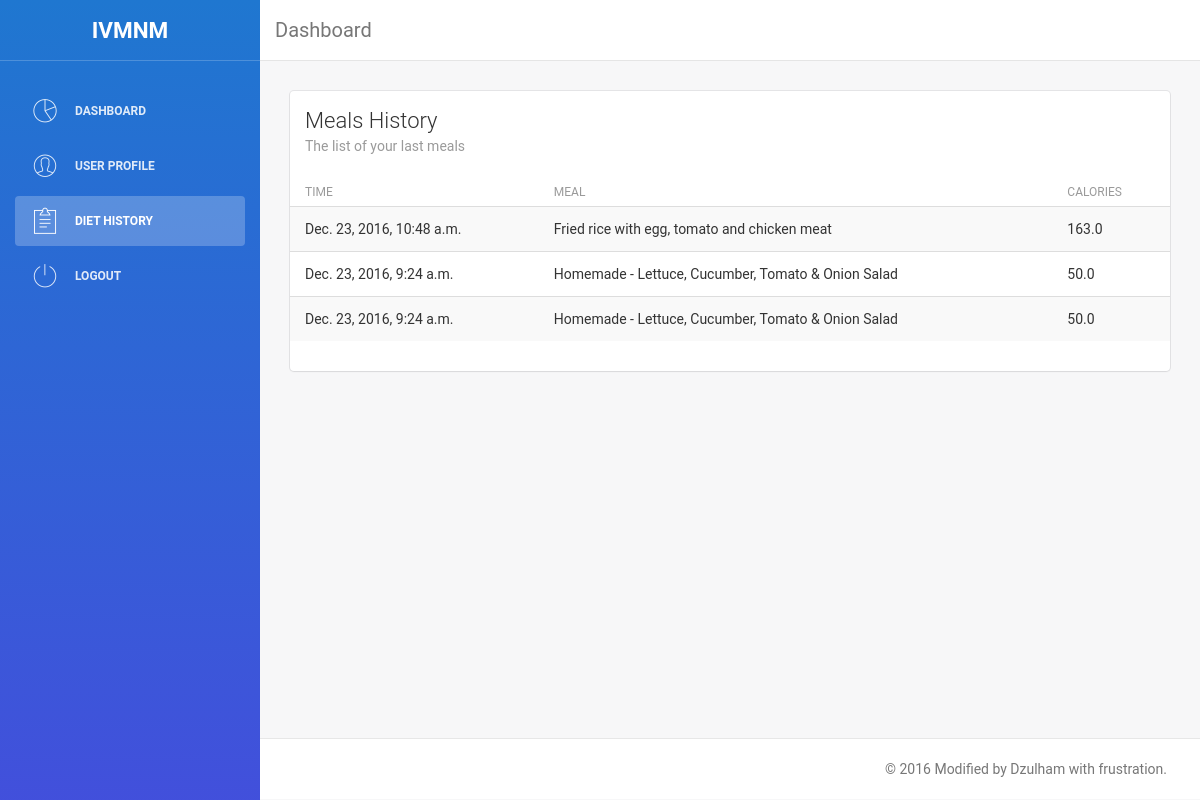
Before: /dashboard/history (signed in) with the older database file.
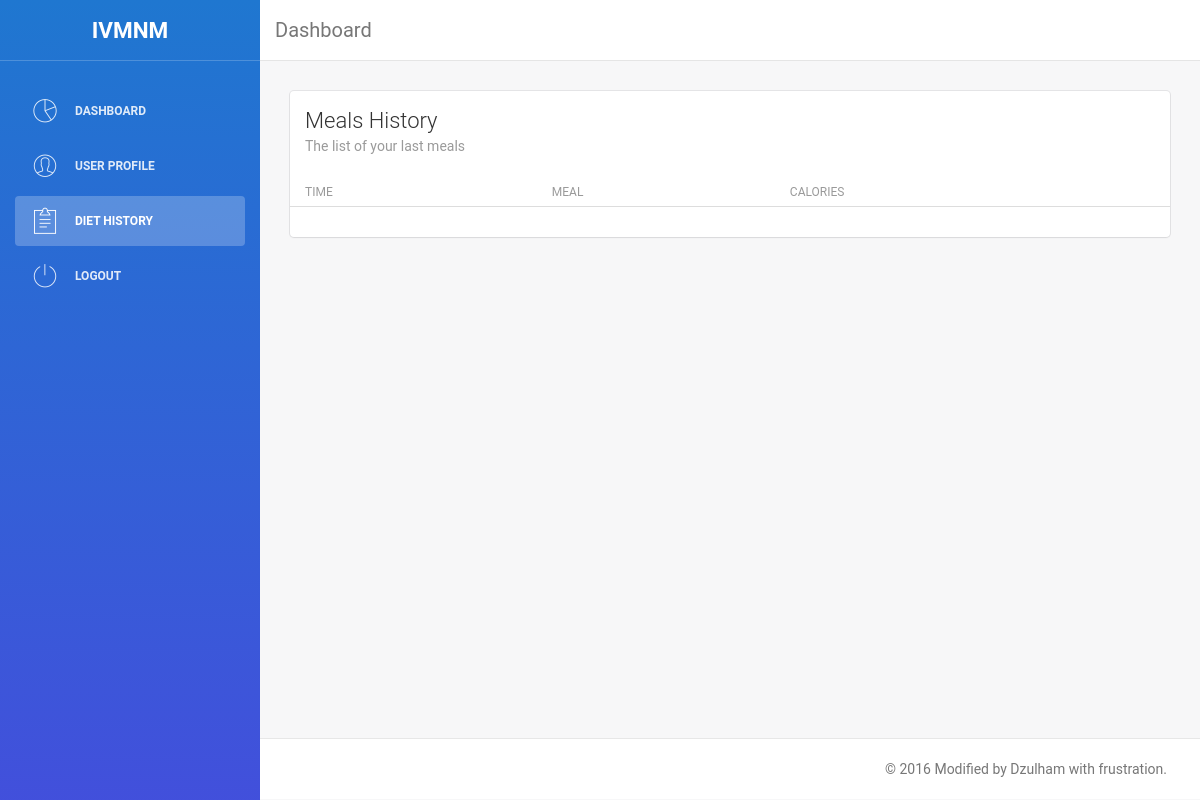
After: the same page with the newer database file.
### dashboard/models.py (models this page shows, shortened)
class History(models.Model) :
	user = models.ForeignKey(User, on_delete=models.CASCADE, default=None, blank=True, null=True)
	meal 	= models.ForeignKey(Meal, on_delete=models.CASCADE, default=None, blank=True, null=True)
	time	= models.DateTimeField(default=now)

class Meal(models.Model) :
	name	= models.CharField(max_length=1024)
	calorie	= models.FloatField()
	imgurl  = models.CharField(max_length=1024)

### dashboard/views.py (the view)
@login_required(login_url='/login')
def history(req) :
	diet_history = History.objects.order_by('time')[::-1]
	context = {'diet_history': diet_history}
	return render(req, 'dashboard/history.html', context)

### dashboard/templates/dashboard/history.html (shortened to what this page needs)
<!doctype html>
<html lang="en">
<head>
    <link href="/static/dashboard/css/bootstrap.min.css" rel="stylesheet" />
    <link href="/static/dashboard/css/animate.min.css" rel="stylesheet" />
    <link href="/static/dashboard/css/light-bootstrap-dashboard.css" rel="stylesheet" />
    <link href="/static/dashboard/css/font-awesome.min.css" rel="stylesheet" />
    <link href="/static/dashboard/css/font-roboto.css" rel='stylesheet' type='text/css' />
    <link href="/static/dashboard/css/pe-icon-7-stroke.css" rel="stylesheet" />
</head>
<body>
    <div class="wrapper">
        <div class="sidebar" data-color="blue">
            <div class="sidebar-wrapper">
                <div class="logo">
                    <div class="simple-text">
                        <div style="font-size:1.25em;font-weight:bold">IVMNM</div>
                    </div>
                </div>
                <ul class="nav">
                    <li>
                        <a href="/dashboard">
                            <i class="pe-7s-graph"></i>
                            <p>Dashboard</p>
                        </a>
                    </li>
                    <li>
                        <a href="/dashboard/user">
                            <i class="pe-7s-user"></i>
                            <p>User Profile</p>
                        </a>
                    </li>
                    <li class="active">
                        <a href="/dashboard/history">
                            <i class="pe-7s-note2"></i>
                            <p>Diet History</p>
                        </a>
                    </li>
                    <li class="bottom-side">
                        <a href="/dashboard/logout">
                            <i class="pe-7s-power"></i>
                            <p>Logout</p>
                        </a>
                    </li>
                </ul>
            </div>
        </div>
        <div class="main-panel">
            <nav class="navbar navbar-default navbar-fixed">
                <div class="container-fluid">
                    <div class="navbar-header">
                        <a class="navbar-brand" href="#">Dashboard</a>
                    </div>
                    <div class="collapse navbar-collapse">
                        <ul class="nav navbar-nav navbar-right">
                            <li>
                                <a href="/dashboard/user">{{ user.first_name }} {{ user.last_name }}</a>
                            </li>
                        </ul>
                    </div>
                </div>
            </nav>
            <div class="content">
                <div class="container-fluid">
                    <div class="row">
                        <div class="col-md-12">
                            <div class="card">
                                <div class="header">
                                    <h4 class="title">Meals History</h4>
                                    <p class="category">The list of your last meals</p>
                                </div>
                                <div class="content table-responsive table-full-width">
                                    <table class="table table-striped">
                                        <thead>
                                            <th>Time</th>
                                            <th>Meal</th>
                                            <th>Calories</th>
                                        </thead>
                                        <tbody>
                                            {% if diet_history %} {% for diet in diet_history %} {% if diet.user.id is user.id %}
                                            <tr>
                                                <td>{{ diet.time }}</td>
                                                <td>{{ diet.meal.name }}</td>
                                                <td>{{ diet.meal.calorie }}</td>
                                            </tr>
                                            {% endif %} {% endfor %} {% endif %}
                                        </tbody>
                                    </table>
                                </div>
                            </div>
                        </div>
                    </div>
                </div>
            </div>
            <footer class="footer">
                <div class="container-fluid">
                    <p class="copyright pull-right">
                        &copy; 2016 Modified by Dzulham with frustration.
                    </p>
                </div>
            </footer>
        </div>
    </div>
</body>
</html>

Changed rows visible on the page:
removed History: time "Dec. 23, 2016, 10:48 a.m.", meal.name "Fried rice with egg, tomato and chicken meat", meal.calorie "163.0"
removed History: time "Dec. 23, 2016, 9:24 a.m.", meal.name "Homemade - Lettuce, Cucumber, Tomato & Onion Salad", meal.calorie "50.0"
removed History: time "Dec. 23, 2016, 9:24 a.m.", meal.name "Homemade - Lettuce, Cucumber, Tomato & Onion Salad", meal.calorie "50.0"
